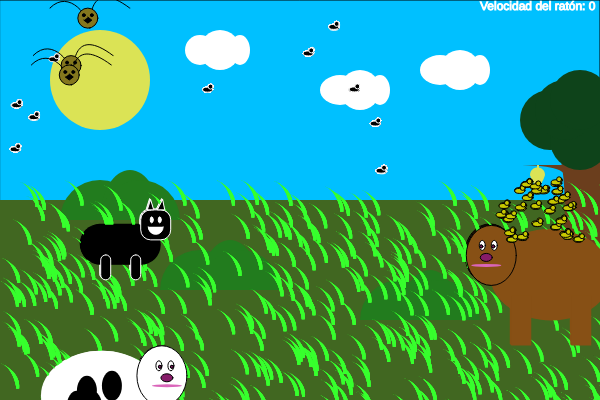
Frame 1 (no input)
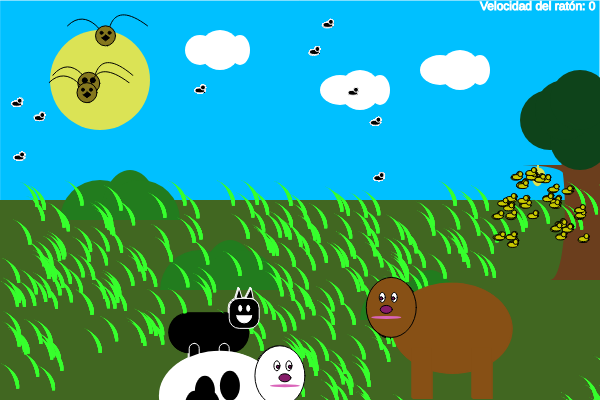
Frame 60 (no input)
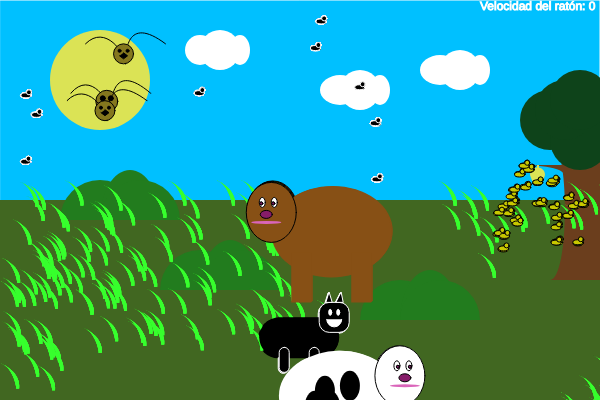
Frame 120 (the mouse pressed at the canvas centre since frame 60)

The p5.js sketch that drew these frames (run headless with seeded random() and noise() and a simulated clock; from frame 60 on, the mouse is pressed at the canvas centre):

// p5.js sketch
// ── sketch.js
var vacas = [];
var abejas = [];
var abejasr = [];
var pajaros = [];
var pastold = [];
var torov = [];
var terne = [];
var direcv = 1;
var direcxp = 0.3;
var direcyp = 0.3;
var direcxt = 0.5;
var direcyt = 0.5;
var direcxte = 0.5;
var direcyte = 0.5;
var direcxpan = 0.5;
var direcypan = 0.5;
var panta=[];
var terne;
var xter = 200;
var yter = 200;

var vel = 0;
var r=0;


function setup() {
  createCanvas(600, 400);
  //condiciones para crear y posicionar a los componentes del ecosistema(especies)
  for (var i = 0; i < 30; i = i + 1) {
    var tempX = random(500, 580);
    var tempY = random(180, 240);
    abejas[i] = new abeja(tempX, tempY);
  }
  for (var ir = 0; ir < 10; ir = ir + 1) {
    var posxar = random(0, 550);
    var posyar = random(0, 190);
    abejasr[ir] = new abejar(posxar, posyar);
  }

  for (var iv = 0; iv < 1; iv = iv + 1) {
    var posxv = random(20, 300);
    var posyv = random(200, 400);
    vacas[iv] = new vaca(posxv, posyv);
  }

  for (var ip = 0; ip < 3; ip = ip + 1) {
    var posxp = random(0, 50);
    var posyp = random(0, 100);
    pajaros[ip] = new pajaro(posxp, posyp);
  }

  for (var ito = 0; ito < 1; ito = ito + 1) {
    var posxto = random(300, 600);
    var posyto = random(210, 300);
    torov[ito] = new toro(posxto, posyto);
  }
  for (var il = 0; il < 400; il = il + 1) {
    var posxl = random(0, width);
    var posyl = random(180, height);
    pastold[il] = new pastol(posxl, posyl);
  }

  for (var ipam = 0; ipam < 1; ipam = ipam + 1) {
    var posxpam = random(0, 200);
    var posypam = random(200, 250);
    panta[ipam] = new pantera(posxpam, posypam);
  }
  for (var iter = 0; iter < 3; iter = iter + 1) {
    terne[iter] = new ternero(xter, yter);
  }
}


function draw() {
  //fondo
  background(0, 192, 255);
  //rectangulo que se modifica con la velocidad del raton 
   fill(35,93,142,r);
 rect(0,0,600,400);
  //rectángulo para simular el terreno
  noStroke();
  fill(65, 103, 33);
  rect(0, 200, 600, 200);
  //arbusto 1
  fill(34, 124, 30);
  arc(100, 220, 80, 80, PI, TWO_PI);
  arc(130, 220, 60, 100, PI, TWO_PI);
  arc(140, 220, 80, 80, PI, TWO_PI);
  //arbusto 2
  fill(34, 124, 30);
  arc(200, 290, 80, 80, PI, TWO_PI);
  arc(230, 290, 60, 100, PI, TWO_PI);
  arc(240, 290, 80, 80, PI, TWO_PI);
  //arbusto 3
  fill(34, 124, 30);
  arc(400, 320, 80, 80, PI, TWO_PI);
  arc(430, 320, 60, 100, PI, TWO_PI);
  arc(440, 320, 80, 80, PI, TWO_PI);
  //arbol
  //tronco del arbol
  beginShape();
  fill(107, 62, 29);
  vertex(550, 140);
  bezierVertex(570, 140, 570, 280, 550, 280);
  vertex(600, 280);
  vertex(600, 140);
  endShape();
  //rama
  beginShape();
  vertex(500, 165);
  bezierVertex(530, 165, 560, 165, 565, 175);
  vertex(565, 165);
  endShape();
  //hojas
  fill(14, 67, 26);
  ellipse(550, 120, 60, 60);
  ellipse(580, 140, 60, 60);
  ellipse(565, 110, 60, 60);
  ellipse(580, 100, 60, 60);
  //panal de abejas
  fill(219, 227, 85);
  rect(537, 165, 2, 10);
  beginShape();
  vertex(530, 175);
  bezierVertex(530, 165, 545, 165, 545, 175);
  bezierVertex(540, 190, 535, 190, 530, 175);
  endShape();
  //sol
  ellipse(100, 80, 100, 100);
  //nubes
  //nube 1
  fill(255);
  ellipse(200, 50, 30, 30);
  ellipse(220, 50, 40, 40);
  ellipse(240, 50, 20, 30);
  //nube 2
  fill(255);
  ellipse(340, 90, 40, 30);
  ellipse(360, 90, 40, 40);
  ellipse(380, 90, 20, 30);
  //nube 3
  fill(255);
  ellipse(440, 70, 40, 30);
  ellipse(460, 70, 40, 40);
  ellipse(480, 70, 20, 30);


  //interacción pasto + vaca +toro
  for (var il1 = 0; il1 < pastold.length; il1 = il1 + 1) {
    pastold[il1].dibujarsel();
  }
  //for (var iter1=0; iter1< terne.length; iter1=iter1+1){
  // terne[iter1].dibujarsete();
  // terne[iter1].moversete();
  //}
  //se dibuja la vaca y se le da movimiento
  for (var iv = 0; iv < vacas.length; iv = iv + 1) {
    vacas[iv].dibujarsev();
    vacas[iv].moversev();
    //se dibuja el toro y se le da movimiento
    for (var ito = 0; ito < torov.length; ito = ito + 1) {
      torov[ito].dibujarset();
      torov[ito].moverset();
    //se dibuja la pantera y se le da movimiento
      for (var ipam=0; ipam <1;ipam=ipam+1){
    
        //se dibuja el ternero y se le da movimiento
      for (var iter = 0; iter < terne.length; iter = iter + 1) {
 				terne[iter].dibujarsete();
        terne[iter].moversete();
        //se dibuja el pasto
        for (var il = 0; il < pastold.length; il = il + 1) {
          pastold[il].dibujarsel();
          //condición para que desaparezca el pasto si la vaca pasa por encima
          if (dist(pastold[il].x, pastold[il].y, vacas[iv].x, vacas[iv].y) < 70) {
            pastold[il].morirsel();
          }
          //condición para que desaparezca el pasto cuando el toro pasa por encima
          if (dist(pastold[il].x, pastold[il].y, torov[ito].x, torov[ito].y) < 70) {
            pastold[il].morirsel();
          }
        }
        //condición para hacer que el ternero desaparezca cuando la pantera esté cerca
        if (dist(panta[ipam].x, panta[ipam].y, terne[iter].x, terne[iter].y) <100) {

          terne[iter].morirsete();
        }

        //condición para que cuando el toro y la vaca se junten nazca el ternero
        if (dist(torov[ito].x, torov[ito].y, vacas[iv].x, vacas[iv].y) < 100) {

          terne[iter].nacerte();

        }
        //llamado de variables para  dibujar y mover el toro y la pantera 
  			panta[ipam].dibujarsepan();
  			panta[ipam].moversepan();
        torov[ito].dibujarset();
        torov[ito].moverset();
      }
      //llamado de variables para dibujar y mover a la vaca 
      vacas[iv].dibujarsev();
      vacas[iv].moversev();

      }
    }
  }


  //condición para dibujar 3 abejas reinas
  for (var ir1 = 0; ir1 < abejasr.length; ir1 = ir1 + 1) {
    abejasr[ir1].dibujarsear();
    abejasr[ir1].moversear();
  }
  // interacción pajaros + abejas + abejasreinas
  for (var ip = 0; ip < pajaros.length; ip = ip + 1) {
    pajaros[ip].dibujarsep();
    pajaros[ip].moversep();
    //condición para dibujar 50 abejas
    for (var i = 0; i < abejas.length; i = i + 1) {
      abejas[i].dibujarsea();
      abejas[i].moversea();
      //condición para crear 3 abejas reina
      for (var ir = 0; ir < abejasr.length; ir = ir + 1) {
        abejasr[ir].dibujarsear();

        //condición para hacer que las abejas reinas se coman a las abejas normales
        //condición de proximidad
        if (dist(pajaros[ip].x, pajaros[ip].y, abejas[i].x, abejas[i].y) < 30) {
          abejas[i].morirsea();
        }
        if (dist(pajaros[ip].x, pajaros[ip].y, abejasr[ir].x, abejasr[ir].y) < 30) {
          abejasr[ir].morirsear();
          pajaros[ip].crecer();
        }
      }
    }



  }
 //difX es la resta de la posicion x del mouse actual con la posicion del mouse anterior
  var difX = abs(mouseX - pmouseX);

  //difY es la resta de la posicion y del mouse actual con la posicion del mouse anterior
  var difY = abs(mouseY - pmouseY);

  //con floor() se redondea la velocidad a un numero entero
  //para simplificar, se puede tomar la velocidad como la suma de las diferencias en posicion en x y en y
  var vel = floor(difX + difY);

  //texto que muestra la velocidad en la pantalla
  fill(255);

  text("Velocidad del ratón: " + vel, 480, 10);

  //revisa que la velocidad del mouse sea mayor a 80
  if (vel > 80) {
		r=150;
  } else { //si la velocidad es menor a 80

    r=0;

  }
 
}

//especie 1= abejas
function abeja(mix, miy) {
  //caracteristicas
  this.x = mix;
  this.y = miy;
  this.abevivas = true;

  //habilidades
  //función para que se dibuje 
  this.dibujarsea = function() {
    if (this.abevivas == true) {
      stroke(0, 0, 0);
      fill(200, 200, 0);
      ellipse(this.x + 0, this.y + 0, 10, 5);
      ellipse(this.x + 3, this.y - 3, 5, 5);
    }
    //función para que se "mueran"
    this.morirsea = function() {
      this.abevivas = false;
      this.x = 2000;
      this.y = 3000;
    }
    //función para que se muevan 
    this.moversea = function() {
      this.x = this.x + random(-1, 1);
      this.y = this.y + random(-1, 1);
    }
  }

}
//abejas reina
function abejar(mixa, miya) {
  //caracteristicas
  this.x = mixa;
  this.y = miya;
  this.reinavivas = true;

  //habilidades
  //función para que se dibujen
  this.dibujarsear = function() {
    //función para que "vivan"
    if (this.reinavivas == true) {
      stroke(255, 255, 255);
      fill(0, 0, 0);
      ellipse(this.x + 0, this.y + 0, 10, 5);
      ellipse(this.x + 3, this.y - 3, 5, 5);
    }
    //condición para que se muera
    this.morirsear = function() {
      this.reinavivas = false;
      this.x = 2000;
      this.y = 3000;
    }
    //condición para que se mueva
    this.moversear = function() {
      this.x = this.x + random(-1, 1);
      this.y = this.y + random(-1, 1);
    }

  }

}
//especie 2=vaca
function vaca(mixv, miyv) {
  //caracteristicas
  this.x = mixv;
  this.y = miyv;
  this.vacavi = true;

  //habilidades 
  //condición para que se dibujen
  this.dibujarsev = function() {
    if (this.vacavi == true) {
      fill(255);
      noStroke();
      //cuerpo de la vaca
      ellipse(this.x, this.y, 120, 90);
      stroke(1);
      ellipse(this.x + 60, this.y - 20, 50, 60);
      noStroke();
      rect(this.x - 40, this.y + 20, 20, 50);
      rect(this.x + 20, this.y + 20, 20, 50);
      fill(0);
      ellipse(this.x + 10, this.y - 10, 20, 30);
      ellipse(this.x - 10, this.y + 10, 20, 30);
      ellipse(this.x - 15, this.y - 5, 20, 30);
      ellipse(this.x - 25, this.y + 10, 20, 30);
      //boca
      fill(218, 101, 186);
      ellipse(this.x + 65, this.y - 10, 30, 3);
      //ojos
      fill(255);
      stroke(1);
      ellipse(this.x + 57, this.y - 30, 6, 10);
      ellipse(this.x + 69, this.y - 30, 6, 10);
      fill(0);
      ellipse(this.x + 58, this.y - 29, 3, 3);
      ellipse(this.x + 70, this.y - 29, 3, 3);
      //nariz
      fill(134, 28, 105);
      ellipse(this.x + 65, this.y - 18, 12, 8);
      ellipse(this.x + 58, this.y - 29, 3, 3);
      ellipse(this.x + 70, this.y - 29, 3, 3);

    }
		//condición para moverse
    this.moversev = function() {
      this.x = this.x + direcv;

      if (this.x > width - 20) {
        direcv = -0.3;
      }

      if (this.x <= 0) {
        direcv = 0.3;
      }
    }
  }
}
//especie 3= toro
function toro(mixt, miyt) {
  //caracteristicas
  this.x = mixt;
  this.y = miyt;
  this.torovi = true;
  //habilidades
  //condición para dibujarse
  this.dibujarset = function() {
    if (this.torovi == true) {
      //cuerpo
      noStroke();
      fill(135, 80, 21);
      ellipse(this.x, this.y, 120, 90);
      stroke(1);
      ellipse(this.x - 60, this.y - 20, 50, 60);
      noStroke();
      rect(this.x - 40, this.y + 20, 20, 50);
      rect(this.x + 20, this.y + 20, 20, 50);
      fill(0);
      //boca
      fill(218, 101, 186);
      ellipse(this.x - 65, this.y - 10, 30, 3);
      //ojos
      fill(255);
      stroke(1);
      ellipse(this.x - 57, this.y - 30, 6, 10);
      ellipse(this.x - 69, this.y - 30, 6, 10);
      fill(0);
      ellipse(this.x - 58, this.y - 29, 3, 3);
      ellipse(this.x - 70, this.y - 29, 3, 3);
      //nariz
      fill(134, 28, 105);
      ellipse(this.x - 65, this.y - 18, 12, 8);
      ellipse(this.x - 58, this.y - 29, 3, 3);
      ellipse(this.x - 70, this.y - 29, 3, 3);
    }
    //condición para moverse
    this.moverset = function() {
      this.x = this.x + direcxt;
      this.y = this.y + direcyt;

      if (this.x < 0) {
        direcxt = 0.5;
      }
      if (this.x > width - 40) {
        direcxt = -0.5;
      }
      if (this.y < 220) {
        direcyt = 0.5;
      }
      if (this.y > height - 40) {
        direcyt = -0.5;
      }
    }
  }
}
//especie 4=pajaros
function pajaro(mixp, miyp) {
  //caracteristicas
  this.x = mixp;
  this.y = miyp;
  this.c = 0;
  this.parajarovi = true;

  //habilidades
  //condición para dibujarse
  this.dibujarsep = function() {
    stroke(0);
    //ala 1
    beginShape();
    noFill();
    vertex(this.x + this.c, this.y + this.c);
    bezierVertex(this.x + 20 + this.c, this.y - 20 - this.c, this.x + 40 + this.c, this.y + 10 + this.c, this.x + 40 + this.c, this.y + 20 + this.c);
    endShape();
    //ala 2
    beginShape();
    noFill();
    vertex(this.x + 80 + this.c, this.y + this.c);
    bezierVertex(this.x + 40 + this.c, this.y - 30 - this.c, this.x + 40 + this.c, this.y + 10 + this.c, this.x + 40 + this.c, this.y + 20 + this.c);
    endShape();
    fill(132, 119, 30);
    ellipse(this.x + 38, this.y + 10, 20 + this.c, 20 + this.c);
    fill(0);
    ellipse(this.x + 34, this.y + 7, 3 + this.c, 3 + this.c);
    ellipse(this.x + 42, this.y + 7, 3 + this.c, 3 + this.c);
    beginShape();
    vertex(this.x + 38 + this.c, this.y + 9 + this.c);
    vertex(this.x + 42 + this.c, this.y + 12 + this.c);
    vertex(this.x + 38 + this.c, this.y + 15 + this.c);
    vertex(this.x + 34 + this.c, this.y + 12 + this.c);
    endShape();
  }
  //condición para moverse
  this.moversep = function() {
    this.x = this.x + direcxp;
    this.y = this.y + direcyp;
    if (this.x >= width - 40) {
      direcxp = 0;
      direcxp = -1;
    }
    if (this.x <= 0) {
      direcxp = 0;
      direcxp = 1;
    }
    if (this.y >= 180) {
      direcyp = 0;
      direcyp = -1;
    }
    if (this.y <= 0) {
      direcyp = 0;
      direcyp = 1;
    }
  }
  //condición para que crezcan
  this.crecer = function() {
    this.c = this.c + 2;

  }



}
//especie 5= pasto largo
function pastol(mixl, miyl) {
  //caracteristicas
  this.x = mixl;
  this.y = miyl;
  this.pastolvivo = true;

  //habilidades
  //condición para dibujarse
  this.dibujarsel = function() {
    if (this.pastolvivo == true) {
      beginShape();
      noStroke();
      fill(55, 255, 45);
      vertex(this.x, this.y);
      bezierVertex(this.x, this.y, this.x + 20, this.y + 8, this.x + 18, this.y + 25);
      vertex(this.x + 15, this.y + 25);
      bezierVertex(this.x + 16, this.y + 25, this.x + 12, this.y + 4, this.x, this.y);
      endShape();
    }
  }
  //condición para morirse
  this.morirsel = function() {
    this.pastolvivo = false;
  }

}
//especie 6=terneros
function ternero(mixte, miyte) {
  //caracteristicas
  this.x = mixte;
  this.y = miyte;
  this.tervivo = false;
  //habilidades
  //condición para nacer
  this.nacerte = function() {
    this.tervivo = true;
  }
  //condición para dibujarse
  this.dibujarsete = function() {
    if (this.tervivo == true) {
      fill(255);
      noStroke();
      //cuerpo del ternero
      ellipse(this.x, this.y, 60, 30);
      noStroke();
      rect(this.x + 5, this.y + 5, 10, 20);
      rect(this.x - 20, this.y + 5, 10, 20);
      stroke(1);
      //cabeza del ternero
      ellipse(this.x + 30, this.y - 5, 20, 25);
      //ojos
      ellipse(this.x + 27, this.y - 8, 3, 5);
      ellipse(this.x + 33, this.y - 8, 3, 5);
      //boca
      noStroke();
      fill(218, 101, 186);
      arc(this.x + 30, this.y - 3, 10, 10, TWO_PI, PI);
    }
  }
  //condición para morirse 
  this.morirsete = function() {
    this.tervivo = false;
  }
  //condición para moverse
  this.moversete = function() {
    this.x = this.x + direcxte;
    this.y = this.y + direcyte;

    if (this.x < 0) {
      direcxte = 0.5;
    }
    if (this.x > width - 40) {
      direcxte = -0.5;
    }
    if (this.y < 220) {
      direcyte = 0.5;
    }
    if (this.y > height - 40) {
      direcyte = -0.5;
    }
		//condición para arrastrar 
    this.arrastrarsete = function() {

      this.x = mouseX;
      this.y = mouseY;

    }

  }

}
//especie 7=pantera
function pantera(mixpan, miypan) {
  //Caracteristicas
  this.x = mixpan;
  this.y = miypan;
  this.panvivo = true;
  //habilidades
  //condición para dibujarse 
  this.dibujarsepan = function() {
    if (this.panvivo == true) {
      fill(0);
      rect(this.x, this.y, 80, 40, 20);
      stroke(255);
      rect(this.x + 60, this.y - 15, 30, 30, 10);
      triangle(this.x + 67, this.y - 15, this.x + 73, this.y - 15, this.x + 70, this.y - 25);
      triangle(this.x + 77, this.y - 15, this.x + 84, this.y - 15, this.x + 82, this.y - 25);
      rect(this.x + 20, this.y + 30, 10, 25, 10);
      rect(this.x + 50, this.y + 30, 10, 25, 10);
      fill(255);
      ellipse(this.x + 71, this.y - 5, 3, 6);
      ellipse(this.x + 79, this.y - 5, 3, 6);
      arc(this.x + 75, this.y + 2, 15, 15, TWO_PI, PI);
    }
  }
  //condición para moverse
  this.moversepan = function() {
    this.x = this.x + direcxpan;
    this.y = this.y + direcypan;

    if (this.x < 0) {
      direcxpan = 0.5;
    }
    if (this.x > width - 40) {
      direcxpan = -0.5;
    }
    if (this.y < 220) {
      direcypan = 0.5;
    }
    if (this.y > height - 40) {
      direcypan = -0.5;
    }
  }
}

//funcion que se activa si el mouse es arrastrado
function mouseDragged() {
  for (var iter = 0; iter < 1; iter = iter + 1) {
    //revisa si la posición del mouse es cercana a la posicion de la ellipse
    if (dist(mouseX, mouseY, terne[iter].x, terne[iter].y) < 40) {
      terne[iter].arrastrarsete();
    }
  }
}
